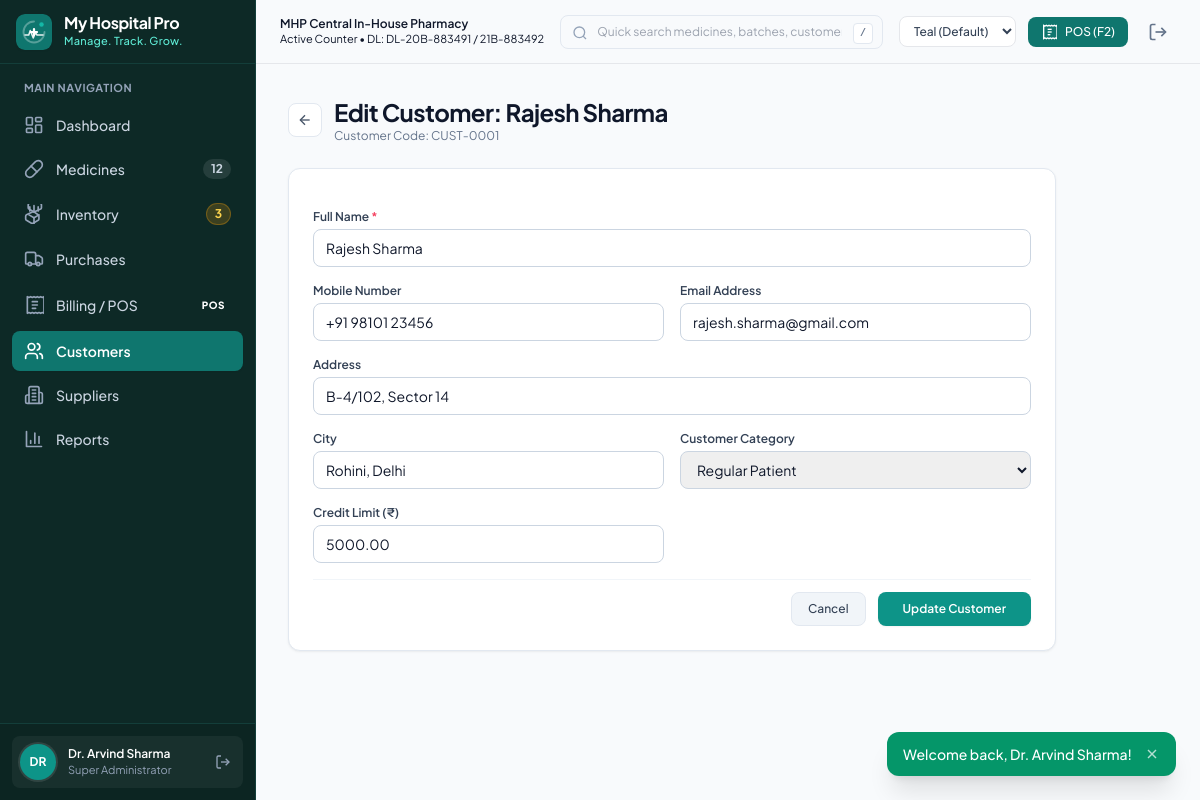
Screenshot of /customers/edit.php?id=1 (signed in) with the database file from the repository.
### tables this page shows
CREATE TABLE `users` (
  `id` INT UNSIGNED NOT NULL AUTO_INCREMENT,
  `name` VARCHAR(100) NOT NULL,
  `username` VARCHAR(50) NOT NULL UNIQUE,
  `email` VARCHAR(100) NOT NULL UNIQUE,
  `password` VARCHAR(255) NOT NULL,
  `role_id` INT UNSIGNED NOT NULL,
  `phone` VARCHAR(20) DEFAULT NULL,
  `status` ENUM('active', 'inactive') NOT NULL DEFAULT 'active',
  `last_login` DATETIME DEFAULT NULL,
  `created_at` TIMESTAMP NOT NULL DEFAULT CURRENT_TIMESTAMP,
  `updated_at` TIMESTAMP NOT NULL DEFAULT CURRENT_TIMESTAMP ON UPDATE CURRENT_TIMESTAMP,
  PRIMARY KEY (`id`),
  KEY `idx_users_role` (`role_id`),
  CONSTRAINT `fk_users_role` FOREIGN KEY (`role_id`) REFERENCES `roles` (`id`) ON UPDATE CASCADE
);

CREATE TABLE `roles` (
  `id` INT UNSIGNED NOT NULL AUTO_INCREMENT,
  `name` VARCHAR(50) NOT NULL UNIQUE,
  `display_name` VARCHAR(100) NOT NULL,
  `description` TEXT DEFAULT NULL,
  `created_at` TIMESTAMP NOT NULL DEFAULT CURRENT_TIMESTAMP,
  PRIMARY KEY (`id`)
);

CREATE TABLE `customers` (
  `id` INT UNSIGNED NOT NULL AUTO_INCREMENT,
  `customer_code` VARCHAR(30) NOT NULL UNIQUE,
  `name` VARCHAR(120) NOT NULL,
  `mobile` VARCHAR(30) DEFAULT NULL,
  `email` VARCHAR(100) DEFAULT NULL,
  `address` VARCHAR(255) DEFAULT NULL,
  `city` VARCHAR(80) DEFAULT 'Delhi',
  `state` VARCHAR(80) DEFAULT 'Delhi',
  `pincode` VARCHAR(20) DEFAULT '110085',
  `customer_type` ENUM('Regular Patient', 'VIP / Hospital Staff', 'Chronic Care Patient', 'Corporate / Institutional') NOT NULL DEFAULT 'Regular Patient',
  `credit_limit` DECIMAL(10,2) NOT NULL DEFAULT 5000.00,
  `opening_balance` DECIMAL(10,2) NOT NULL DEFAULT 0.00,
  `current_balance` DECIMAL(10,2) NOT NULL DEFAULT 0.00,
  `notes` TEXT DEFAULT NULL,
  `status` ENUM('active', 'inactive') NOT NULL DEFAULT 'active',
  `created_at` TIMESTAMP NOT NULL DEFAULT CURRENT_TIMESTAMP,
  `updated_at` TIMESTAMP NOT NULL DEFAULT CURRENT_TIMESTAMP ON UPDATE CURRENT_TIMESTAMP,
  PRIMARY KEY (`id`),
  KEY `idx_cust_name` (`name`),
  KEY `idx_cust_mobile` (`mobile`)
);

### includes/functions.php (called while the page is built, shortened)
<?php
function get_root_url(): string {
    $script = str_replace('\\', '/', $_SERVER['SCRIPT_NAME'] ?? '');
    if (strpos($script, '/medicines/') !== false ||
        strpos($script, '/purchases/') !== false ||
        strpos($script, '/inventory/') !== false ||
        strpos($script, '/billing/') !== false ||
        strpos($script, '/customers/') !== false ||
        strpos($script, '/suppliers/') !== false ||
        strpos($script, '/reports/') !== false ||
        strpos($script, '/auth/') !== false ||
        strpos($script, '/api/') !== false ||
        strpos($script, '/install/') !== false) {
        return '../';
    }
    return '';
}
function e(?string $string): string {
    return htmlspecialchars((string)$string, ENT_QUOTES, 'UTF-8');
}
function get_setting(string $key, $default = null): ?string {
    static $settings = null;
    if ($settings === null) {
        try {
            $db = get_db();
            $stmt = $db->query("SELECT setting_key, setting_value FROM settings");
            $settings = $stmt->fetchAll(PDO::FETCH_KEY_PAIR) ?: [];
        } catch (Exception $e) {
            $settings = [];
        }
    }
    return $settings[$key] ?? $default;
}

### includes/auth.php (called while the page is built, shortened)
<?php
function current_user(): ?array {
    static $user = null;
    if ($user === null) {
        $db = get_db();
        $stmt = $db->prepare("SELECT u.*, r.name as role_name, r.display_name as role_display
                              FROM users u
                              JOIN roles r ON u.role_id = r.id
                              WHERE u.id = ? AND u.status = 'active' LIMIT 1");
        $stmt->execute([$_SESSION['user_id']]);
        $user = $stmt->fetch() ?: null;
    }
    return $user;
}

### customers/edit.php (the view, shortened to what this page needs)
<?php
$current_page = "customers";
require_once __DIR__ . '/../includes/header.php';
require_once __DIR__ . '/../includes/sidebar.php';
$db = get_db();
$id = (int)($_GET['id'] ?? 0);
$stmt = $db->prepare("SELECT * FROM customers WHERE id = ?");
$stmt->execute([$id]);
$cust = $stmt->fetch();
?>
<div class="flex-1 flex flex-col min-w-0 overflow-hidden">
    <?php require_once __DIR__ . '/../includes/navbar.php'; ?>
    <main class="flex-1 overflow-y-auto p-4 md:p-6 lg:p-8 space-y-6">
        <div class="flex items-center justify-between">
            <div class="flex items-center gap-3">
                <a href="view.php?id=<?= $id ?>" class="p-2 rounded-lg bg-white border border-slate-200 text-slate-600 hover:bg-slate-50 transition-colors">
                    <svg class="w-4 h-4" viewBox="0 0 24 24" fill="none" stroke="currentColor" stroke-width="2"><path d="m12 19-7-7 7-7"/><path d="M19 12H5"/></svg>
                </a>
                <div>
                    <h1 class="text-xl md:text-2xl font-bold text-slate-900 tracking-tight">Edit Customer: <?= e($cust['name']) ?></h1>
                    <p class="text-xs text-slate-500">Customer Code: <?= e($cust['customer_code']) ?></p>
                </div>
            </div>
        </div>
        <div class="max-w-3xl">
            <form method="POST" action="edit.php?id=<?= $id ?>" class="app-card p-6 bg-white border border-slate-200 rounded-xl shadow-xs space-y-4">
                <div class="grid grid-cols-1 sm:grid-cols-2 gap-4">
                    <div class="sm:col-span-2">
                        <label class="text-xs font-semibold text-slate-700 mb-1 block">Full Name <span class="text-rose-500">*</span></label>
                        <input type="text" name="name" required value="<?= e($cust['name']) ?>" class="w-full border border-slate-300 rounded-lg px-3 py-2 text-xs sm:text-sm focus:ring-2 focus:ring-teal-600">
                    </div>
                    <div>
                        <label class="text-xs font-semibold text-slate-700 mb-1 block">Mobile Number</label>
                        <input type="text" name="mobile" value="<?= e($cust['mobile'] ?? '') ?>" class="w-full border border-slate-300 rounded-lg px-3 py-2 text-xs sm:text-sm focus:ring-2 focus:ring-teal-600">
                    </div>
                    <div>
                        <label class="text-xs font-semibold text-slate-700 mb-1 block">Email Address</label>
                        <input type="email" name="email" value="<?= e($cust['email'] ?? '') ?>" class="w-full border border-slate-300 rounded-lg px-3 py-2 text-xs sm:text-sm focus:ring-2 focus:ring-teal-600">
                    </div>
                    <div class="sm:col-span-2">
                        <label class="text-xs font-semibold text-slate-700 mb-1 block">Address</label>
                        <input type="text" name="address" value="<?= e($cust['address'] ?? '') ?>" class="w-full border border-slate-300 rounded-lg px-3 py-2 text-xs sm:text-sm focus:ring-2 focus:ring-teal-600">
                    </div>
                    <div>
                        <label class="text-xs font-semibold text-slate-700 mb-1 block">City</label>
                        <input type="text" name="city" value="<?= e($cust['city'] ?? 'Delhi') ?>" class="w-full border border-slate-300 rounded-lg px-3 py-2 text-xs sm:text-sm focus:ring-2 focus:ring-teal-600">
                    </div>
                    <div>
                        <label class="text-xs font-semibold text-slate-700 mb-1 block">Customer Category</label>
                        <select name="customer_type" class="w-full border border-slate-300 rounded-lg px-3 py-2 text-xs sm:text-sm focus:ring-2 focus:ring-teal-600">
                            <option value="Regular Patient" <?= ($cust['customer_type'] === 'Regular Patient') ? 'selected' : '' ?>>Regular Patient</option>
                        </select>
                    </div>
                    <div>
                        <label class="text-xs font-semibold text-slate-700 mb-1 block">Credit Limit (₹)</label>
                        <input type="number" step="0.01" name="credit_limit" value="<?= e($cust['credit_limit']) ?>" class="w-full border border-slate-300 rounded-lg px-3 py-2 text-xs sm:text-sm focus:ring-2 focus:ring-teal-600">
                    </div>
                </div>
                <div class="flex items-center justify-end gap-3 pt-3 border-t border-slate-100">
                    <a href="view.php?id=<?= $id ?>" class="btn-secondary text-xs py-2 px-4 bg-slate-100 text-slate-700 rounded-lg">Cancel</a>
                    <button type="submit" class="btn-primary text-xs py-2 px-6 bg-teal-600 hover:bg-teal-700 text-white font-semibold rounded-lg shadow-sm">
                        Update Customer
                    </button>
                </div>
            </form>
        </div>
    </main>
</div>
<?php require_once __DIR__ . '/../includes/footer.php'; ?>

### includes/sidebar.php (shortened to what this page needs)
<?php
$root = get_root_url();
$current_page = $current_page ?? '';
$db = get_db();
try {
    $med_count = (int)$db->query("SELECT COUNT(*) FROM medicines WHERE status = 'active'")->fetchColumn();
    $low_stock_count = (int)$db->query("
        SELECT COUNT(DISTINCT m.id)
        FROM medicines m
        LEFT JOIN medicine_batches b ON m.id = b.medicine_id AND b.status = 'active'
        WHERE m.status = 'active'
        GROUP BY m.id, m.reorder_level
        HAVING COALESCE(SUM(b.quantity), 0) <= m.reorder_level
    ")->rowCount();
} catch (Exception $e) {
}
$user = current_user();
?>
<aside id="app-sidebar" class="transition-transform duration-200 z-30 fixed lg:static inset-y-0 left-0 -translate-x-full lg:translate-x-0 flex flex-col h-full bg-[var(--sidebar-bg)] border-r border-[var(--sidebar-border)] text-[var(--sidebar-text)] w-64 select-none">
    <div class="h-16 flex items-center justify-between px-4 border-b border-[var(--sidebar-border)]">
        <a href="<?= $root ?>dashboard.php" class="flex items-center gap-3">
            <img src="<?= $root ?>assets/images/logo.svg" alt="Logo" class="w-9 h-9 rounded-lg shadow-sm" onerror="this.src='<?= $root ?>assets/images/favicon.svg'"/>
            <div class="flex flex-col">
                <span class="font-bold text-base text-white tracking-tight leading-tight"><?= e(get_setting('hospital_name', APP_NAME)) ?></span>
                <span class="text-[11px] text-teal-300 font-medium tracking-wide"><?= e(get_setting('tagline', APP_TAGLINE)) ?></span>
            </div>
        </a>
    </div>
    <div class="flex-1 px-3 py-4 space-y-1 overflow-y-auto">
        <div class="text-[11px] font-bold uppercase tracking-wider text-slate-400 px-3 mb-2">Main Navigation</div>
        <?php foreach ($nav_items as $item): ?>
            <?php $is_active = ($item['key'] === $current_page); ?>
            <a href="<?= e($item['url']) ?>"
               class="group flex items-center gap-3 px-3 py-2.5 rounded-lg text-sm font-medium transition-colors <?= $is_active ? 'bg-[var(--sidebar-active)] text-white shadow-sm font-semibold' : 'text-slate-300 hover:bg-white/10 hover:text-white' ?>">
                <span class="<?= $is_active ? 'text-white' : 'text-slate-400 group-hover:text-white' ?>">
                    <?= $item['icon'] ?>
                </span>
                <span class="truncate"><?= e($item['label']) ?></span>
                <?php if (!empty($item['badge'])): ?>
                    <span class="ml-auto text-xs px-2 py-0.5 rounded-full font-bold <?= $item['badge_class'] ?? 'bg-white/10 text-slate-300' ?>">
                        <?= e($item['badge']) ?>
                    </span>
                <?php elseif (!empty($item['highlight'])): ?>
                    <span class="ml-auto text-[10px] uppercase tracking-wider px-1.5 py-0.5 rounded font-extrabold bg-primary text-white">POS</span>
                <?php endif; ?>
            </a>
        <?php endforeach; ?>
    </div>
    <div class="p-3 border-t border-[var(--sidebar-border)] bg-black/10">
        <div class="flex items-center gap-3 p-2 rounded-lg bg-white/5">
            <div class="w-9 h-9 rounded-full bg-teal-600 flex items-center justify-center font-bold text-white text-xs ring-2 ring-white/10">
                <?= strtoupper(substr($user['name'] ?? 'AD', 0, 2)) ?>
            </div>
            <div class="flex-1 min-w-0">
                <div class="text-xs font-semibold text-white truncate"><?= e($user['name'] ?? 'Staff User') ?></div>
                <div class="text-[11px] text-slate-400 truncate"><?= e($user['role_display'] ?? 'Staff') ?></div>
            </div>
            <a href="<?= $root ?>logout.php" title="Sign Out" class="text-slate-400 hover:text-rose-400 p-1 rounded transition-colors">
                <svg class="w-4 h-4" viewBox="0 0 24 24" fill="none" stroke="currentColor" stroke-width="2"><path d="M9 21H5a2 2 0 0 1-2-2V5a2 2 0 0 1 2-2h4"/><polyline points="16 17 21 12 16 7"/><line x1="21" x2="9" y1="12" y2="12"/></svg>
            </a>
        </div>
    </div>
</aside>

### assets/css/themes.css (style rules this page uses)
:root, [data-theme="default"] { --primary: #0f766e; --primary-dark: #115e59; --primary-light: #ccfbf1; --primary-hover: #0d6962; --primary-rgb: 15, 118, 110; --accent: #14b8a6; --background: #f8fafc; --surface: #ffffff; --surface-alt: #f1f5f9; --surface-hover: #f8fafc; --text: #0f172a; --text-secondary: #334155; --muted: #64748b; --border: #e2e8f0; --border-dark: #cbd5e1; --success: #16a34a; --success-light: #dcfce7; --warning: #d97706; --warning-light: #fef3c7; --danger: #dc2626; --danger-light: #fee2e2; --info: #0284c7; --info-light: #e0f2fe; --sidebar-bg: #0d2926; --sidebar-text: #e2e8f0; --sidebar-active: #0f766e; --sidebar-border: #133e3a; }

### assets/css/app.css (style rules this page uses)
body { font-family: 'Plus Jakarta Sans', 'Inter', -apple-system, BlinkMacSystemFont, 'Segoe UI', Roboto, sans-serif; background-color: var(--background); color: var(--text); -webkit-font-smoothing: antialiased; -moz-osx-font-smoothing: grayscale; }
.btn-primary { background-color: var(--primary); color: #ffffff; font-weight: 500; padding: 0.5rem 1rem; border-radius: 0.5rem; display: inline-flex; align-items: center; justify-content: center; gap: 0.5rem; transition: all 0.15s ease-in-out; border: 1px solid transparent; }
.btn-secondary { background-color: var(--surface); color: var(--text); font-weight: 500; padding: 0.5rem 1rem; border-radius: 0.5rem; display: inline-flex; align-items: center; justify-content: center; gap: 0.5rem; transition: all 0.15s ease-in-out; border: 1px solid var(--border); }
.app-card { background-color: var(--surface); border: 1px solid var(--border); border-radius: 0.75rem; box-shadow: 0 1px 3px 0 rgba(0, 0, 0, 0.05), 0 1px 2px -1px rgba(0, 0, 0, 0.05); }

### rows the page displays
users: name "DR", name "Dr. Arvind Sharma", role.display_name "Super Administrator"
customers: name "Rajesh Sharma", customer_code "CUST-0001", mobile "+91 98101 23456", email "rajesh.sharma@gmail.com", address "B-4/102, Sector 14", city "Rohini, Delhi", customer_type "Regular Patient", credit_limit "5000.00"

### other values shown
get_setting('hospital_name', APP_NAME) "My Hospital Pro"
get_setting('tagline', APP_TAGLINE) "Manage. Track. Grow."
$item['label'] "Dashboard"
$item['label'] "Medicines"
$item['badge'] "12"
$item['label'] "Inventory"
$item['badge'] "3"
$item['label'] "Purchases"
$item['label'] "Billing / POS"
$item['label'] "Customers"
$item['label'] "Suppliers"
$item['label'] "Reports"
get_setting('store_name', HOSPITAL_STORE_NAME) "MHP Central In-House Pharmacy"
get_setting('drug_license', HOSPITAL_DL_NUMBER) "DL-20B-883491 / 21B-883492"
$flash['message'] "Welcome back, Dr. Arvind Sharma!"
